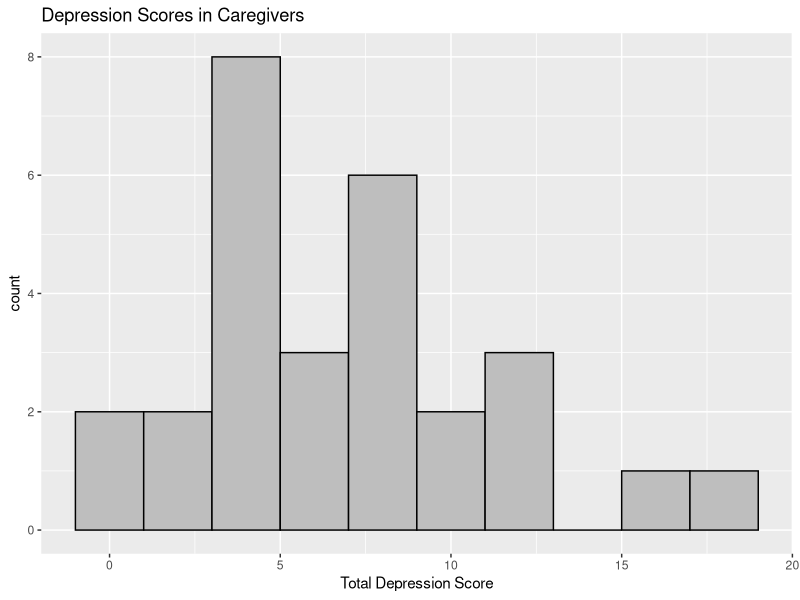
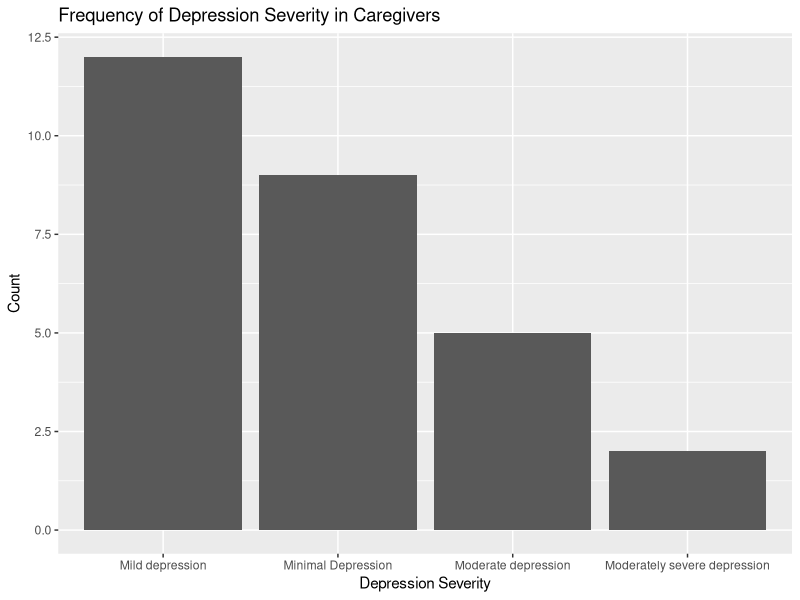
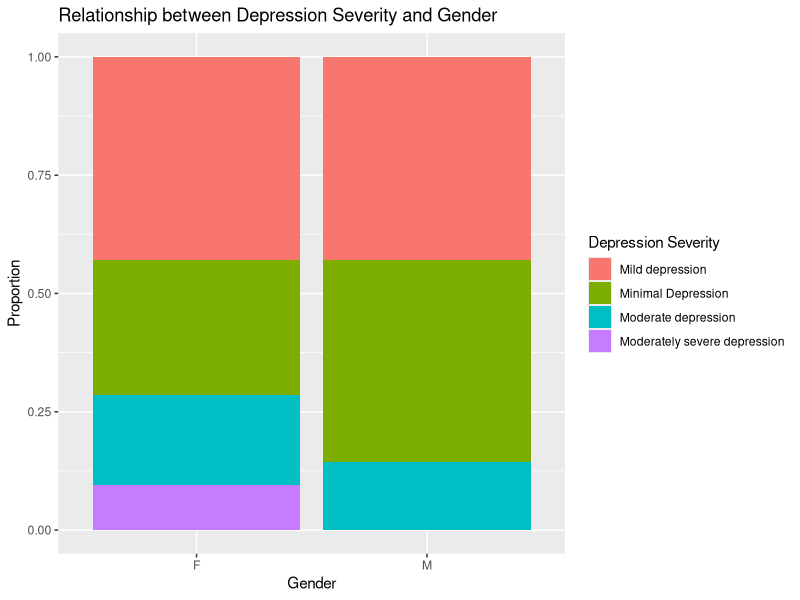
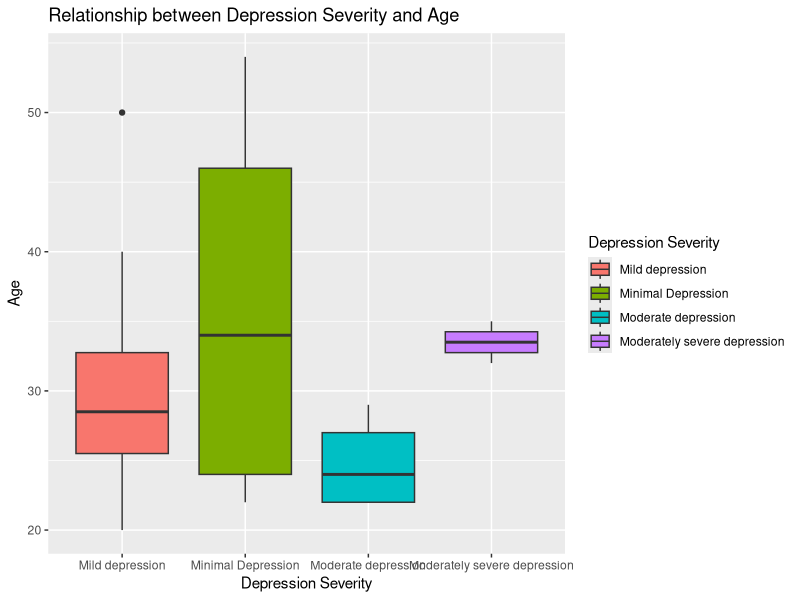
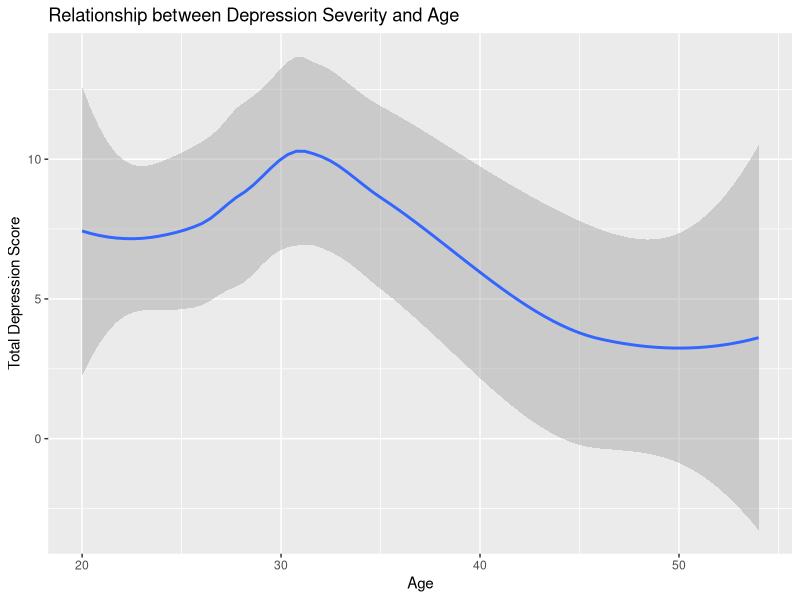
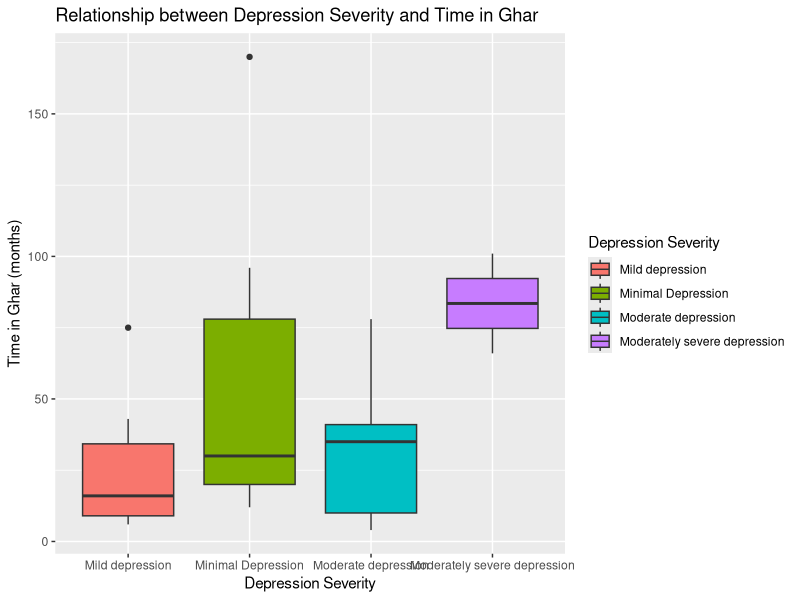
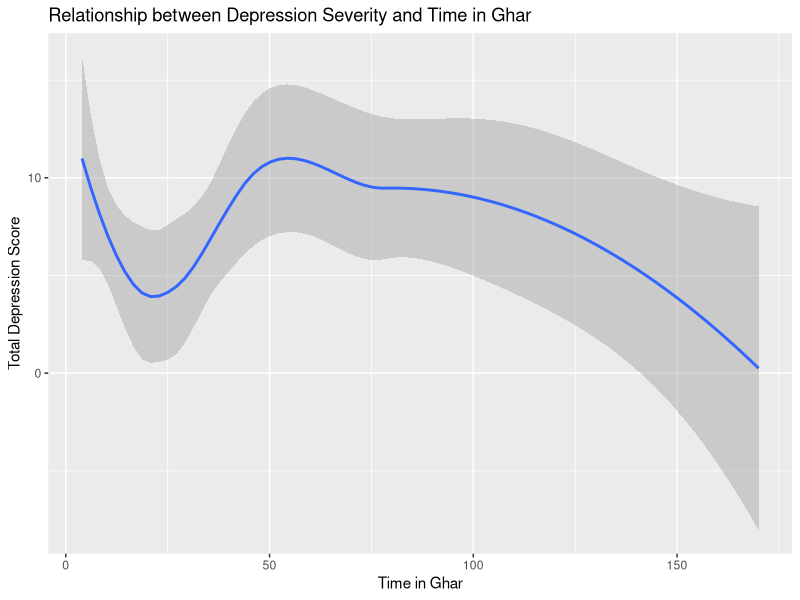
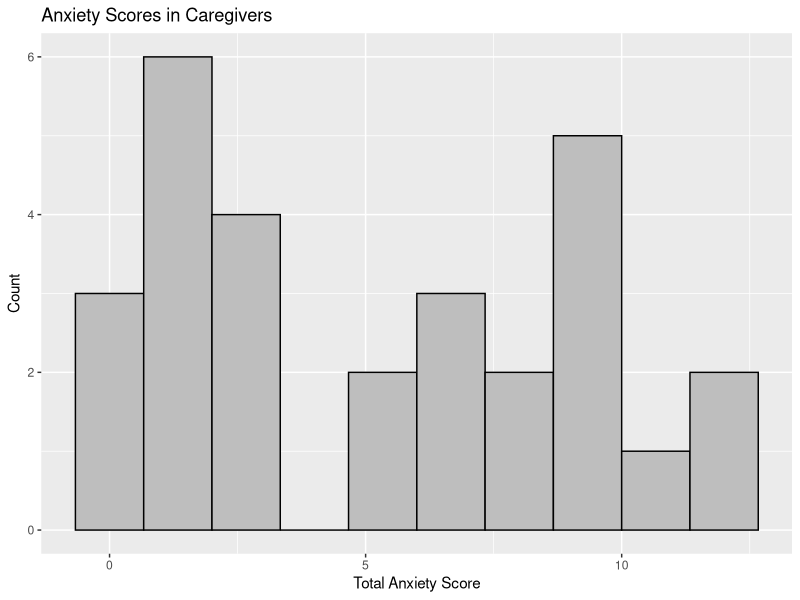

Reproduce these figures in R, in order.
## ---- chunk 1
knitr::opts_chunk$set(echo = TRUE)
## ---- chunk 2
library(tidyverse)
library(readr)
library(broom)
library(knitr)
library(skimr)
## ---- chunk 3
phq9 <- read_csv("Caregiver PHQ9.csv")
phq9 <- as.tibble(phq9)
## ---- chunk 4

ggplot(data = phq9, aes(x = `Total: Used to see severity of depressive disorder`)) + 
  geom_histogram( bins = 10, color = "black", fill = "gray") +
  labs(title = "Depression Scores in Caregivers", x = "Total Depression Score")


ggplot(data = phq9, aes(x = `Depression Severity` )) + 
  geom_bar() +
  labs(title = "Frequency of Depression Severity in Caregivers", y = "Count")


ggplot(data=phq9, mapping = aes(fill= `Depression Severity`, x=`Gender`)) + 
  geom_bar(position="fill") +
  labs(title="Relationship between Depression Severity and Gender", y ="Proportion", x = "Gender", fill = "Depression Severity")


ggplot( data = phq9, aes( x = `Depression Severity`, y = `Age`, fill = `Depression Severity`)) + 
  geom_boxplot() + 
  labs(title = "Relationship between Depression Severity and Age")


ggplot( data = phq9, aes(x = `Age`, y =  `Total: Used to see severity of depressive disorder` )) +
  geom_smooth() +
  labs(title = "Relationship between Depression Severity and Age", x = "Age", y = "Total Depression Score")

ggplot( data = phq9, aes( x = `Depression Severity`, y = `Time in Ghar`, fill = `Depression Severity`)) + 
  geom_boxplot() + 
  labs(title = "Relationship between Depression Severity and Time in Ghar", y = "Time in Ghar (months)")

ggplot( data = phq9, aes(x = `Time in Ghar`, y = `Total: Used to see severity of depressive disorder`)) +
  geom_smooth() +
  labs(title = "Relationship between Depression Severity and Time in Ghar", x = "Time in Ghar", y = "Total Depression Score")
## ---- chunk 5
summary(phq9$`Total: Used to see severity of depressive disorder`)
## ---- chunk 6
sd(phq9$`Total: Used to see severity of depressive disorder`)
## ---- chunk 7
gad7 <- read_csv("Caregiver GAD-7.csv")
gad7 <- as.tibble(gad7)
gad7 <- gad7[-c(29, 30), ]
view(gad7)
## ---- chunk 8

ggplot(data = gad7, aes(x = `Scores`)) + 
  geom_histogram(bins = 10,color = "black", fill = "gray") +
  labs(title = "Anxiety Scores in Caregivers", x = "Total Anxiety Score", y = "Count")


ggplot(data = gad7, aes(x = `Anxiety Severity` )) + 
  geom_bar() +
  labs(title = "Frequency of Anxiety Severity in Caregivers", y = "Count")

ggplot(data= gad7, mapping = aes(fill= `Anxiety Severity`, x=`Gender`)) + 
  geom_bar(position="fill") +
  labs(title="Relationship between anxiety severity and gender", y ="Proportion", x = "Gender", fill = "Anxiety Severity")

ggplot( data = gad7, aes( x = `Anxiety Severity`, y = `Time in Ghar`, fill = `Anxiety Severity`)) + 
  geom_boxplot() + 
  labs(title = "Relationship between Depression Severity and Time in Ghar", y = "Time in Ghar (months)")

ggplot(data = gad7, aes(x = `Age`, y = `Scores`)) +
  geom_smooth() +
  labs(title = "Relationship between Age and Total Anxiety Scores", x= "Age", y = "Total Anxiety Scores")

ggplot( data = gad7, aes( x = `Anxiety Severity`, y = `Time in Ghar`, fill = `Anxiety Severity`)) + 
  geom_boxplot() + 
  labs(title = "Relationship between Anxiety Severity and Time in Ghar", y = "Time in Ghar (months)")

ggplot(data = gad7, aes(x = `Time in Ghar`, y = `Scores`)) +
  geom_smooth() +
  labs(title = "Relationship between Time in Ghar and Total Anxiety Scores", x= "Time in Ghar (Months)", y = "Total Anxiety Scores")
## ---- chunk 9
summary(gad7$`Scores`)
## ---- chunk 10
sd(gad7$`Scores`)
## ---- chunk 11
obi <- read_csv("Caregiver OBI.csv")
obi <- as.tibble(obi)
obi <- obi[-c(29, 30), ]
view(obi)
## ---- chunk 12

ggplot(data = obi, aes(x = `Overall Sum`)) + 
  geom_histogram(bins = 10,color = "black", fill = "gray") +
  labs(title = "Overall Burnout Scores in Caregivers", x = "Overall Burnout Score", y = "Count")

ggplot(data = obi, aes(x = `Disengagement Mean`)) + 
  geom_histogram(bins = 10,color = "black", fill = "gray") +
  labs(title = "Mean Disengagement Scores in Caregivers", x = "Mean Disengagement Score", y = "Count")

ggplot(data = obi, aes(x = `Exhaustion Mean`)) + 
  geom_histogram(bins = 10,color = "black", fill = "gray") +
  labs(title = "Mean Exhaustion Scores in Caregivers", x = "Mean Exhaustion Score", y = "Count")

ggplot(data = obi, aes(x = `Gender`, y = `Overall Sum`, fill = `Gender`)) + 
  geom_boxplot() +
  labs(title = "Relationship between Overall Burnout Scores and Gender", x = "Overall Burnout Score", y = "Gender", fill = "Gender")

ggplot(data = obi, aes(x = `Gender`, y = `Disengagement Mean`, fill = `Gender`)) + 
  geom_boxplot() +
  labs(title = "Relationship between Mean Disengagement Scores and Gender", x = " Mean Disengagement Scores", y = "Gender", fill = "Gender")

ggplot(data = obi, aes(x = `Gender`, y = `Exhaustion Mean`, fill = `Gender`)) + 
  geom_boxplot() +
  labs(title = "Relationship between Mean Exhaustion Scores and Gender", x = " Mean Exhaustion Scores", y = "Gender", fill = "Gender")

ggplot(data = obi, aes(x = `Age`, y = `Overall Sum`)) +
  geom_smooth() +
  labs(title = "Relationship between Age and Overall Burnout Scores", x= "Age", y = "Overall Burnout Scores")

ggplot(data = obi, aes(x = `Age`, y = `Disengagement Mean`)) +
  geom_smooth() +
  labs(title = "Relationship between Age and Mean Disengagement Scores", x= "Age", y = "Mean Disengagement Scores")

ggplot(data = obi, aes(x = `Age`, y = `Exhaustion Mean`)) +
  geom_smooth() +
  labs(title = "Relationship between Age and Mean Exhaustion Scores", x= "Age", y = "Mean Exhaustion Scores")

ggplot(data = obi, aes(x = `Time in Ghar`, y = `Overall Sum`)) +
  geom_smooth() +
  labs(title = "Relationship between Time in Ghar and Overall Burnout Scores", x= "Time in Ghar (months)", y = "Overall Burnout Scores")

ggplot(data = obi, aes(x = `Time in Ghar`, y = `Disengagement Mean`)) +
  geom_smooth() +
  labs(title = "Relationship between Time in Ghar and Mean Disengagement Scores", x= "Time in Ghar(months)", y = "Mean Disengagement Scores")

ggplot(data = obi, aes(x = `Age`, y = `Exhaustion Mean`)) +
  geom_smooth() +
  labs(title = "Relationship between Age and Mean Exhaustion Scores", x= "Age", y = "Mean Exhaustion Scores")

## ---- chunk 13
summary(obi$`Overall Sum`)
## ---- chunk 14
sd(obi$`Overall Sum`)
